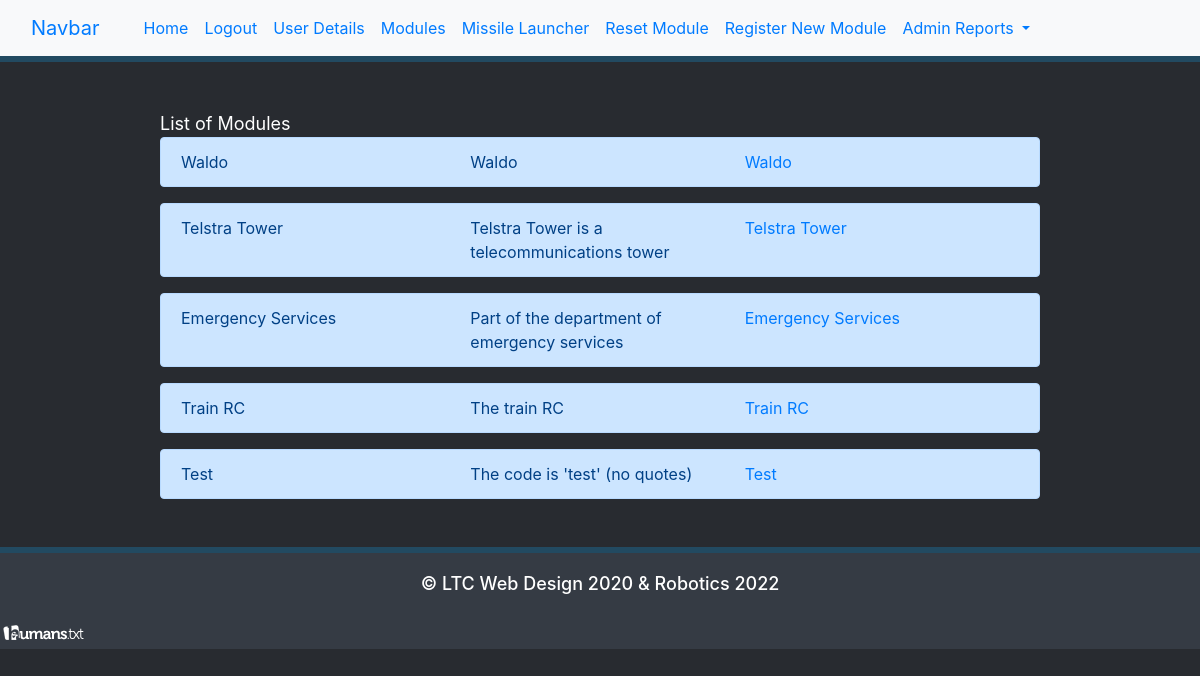
Page /module (signed in) on the committed database.
### models.py (models this page shows, shortened)
class CTFSubSystems(db.Model):
    subsystemid = db.Column(db.Integer, primary_key=True)
    title = db.Column(db.String(64), index=True, unique=True)
    description = db.Column(db.String(256), index=True, unique=True)
    Owner = db.Column(db.String(64), index=True, unique=False)
    score = db.Column(db.Integer, index=True, unique=False)
    status = db.Column(db.Boolean, index=True, unique=False)
    Code = db.Column(db.String(11), index=True, unique=True)
    ip_address = db.Column(db.String())
    challenge_text = db.Column(db.String())
    active=db.Column(db.Boolean)

### bp_game_management.py (the view)
@game_management_blueprint.route('/module',methods=["GET","POST"])
@login_required
def module_list():
    ctf_modules = CTFSubSystems.query.filter_by(active=1).all() # Only show 'active' modules.
    return render_template('moduleList.html', Title='List of Modules', user=current_user, modules=ctf_modules)

### models.py (called while the page is built)
@login.user_loader
def load_user(id):
    return User.query.get(int(id))

    def is_admin(self):
        if self.is_administrator == bool('true'):
            print("{} is an Administrator".format(self.username))
            return True
        else:
            print("{} is a Regular User".format(self.username))
            return False

### templates/moduleList.html
{% extends 'base.html' %}
{% block header %}
    {{ Title }}
{% endblock %}
{% block content %}
    {% for module in modules %}
        <div class="container-fluid alert alert-primary">
            <div class="row">
                <div class="col-md-4">{{ module.title }}</div>
                <div class="col-md-4">{{ module.description }}</div>
                <a href="/module/{{ module.subsystemid }}">{{ module.title }}</a>
            </div>
        </div>
    {% endfor %}
{% endblock %}

### rows in the picture
CTFSubSystems: title "Waldo", description "Waldo"
CTFSubSystems: title "Telstra Tower", description "Telstra Tower is a telecommunications tower"
CTFSubSystems: title "Emergency Services", description "Part of the department of emergency services"
CTFSubSystems: title "Train RC", description "The train RC"
CTFSubSystems: title "Test", description "The code is 'test' (no quotes)"

### other values in the picture
{{ Title }} "List of Modules"
